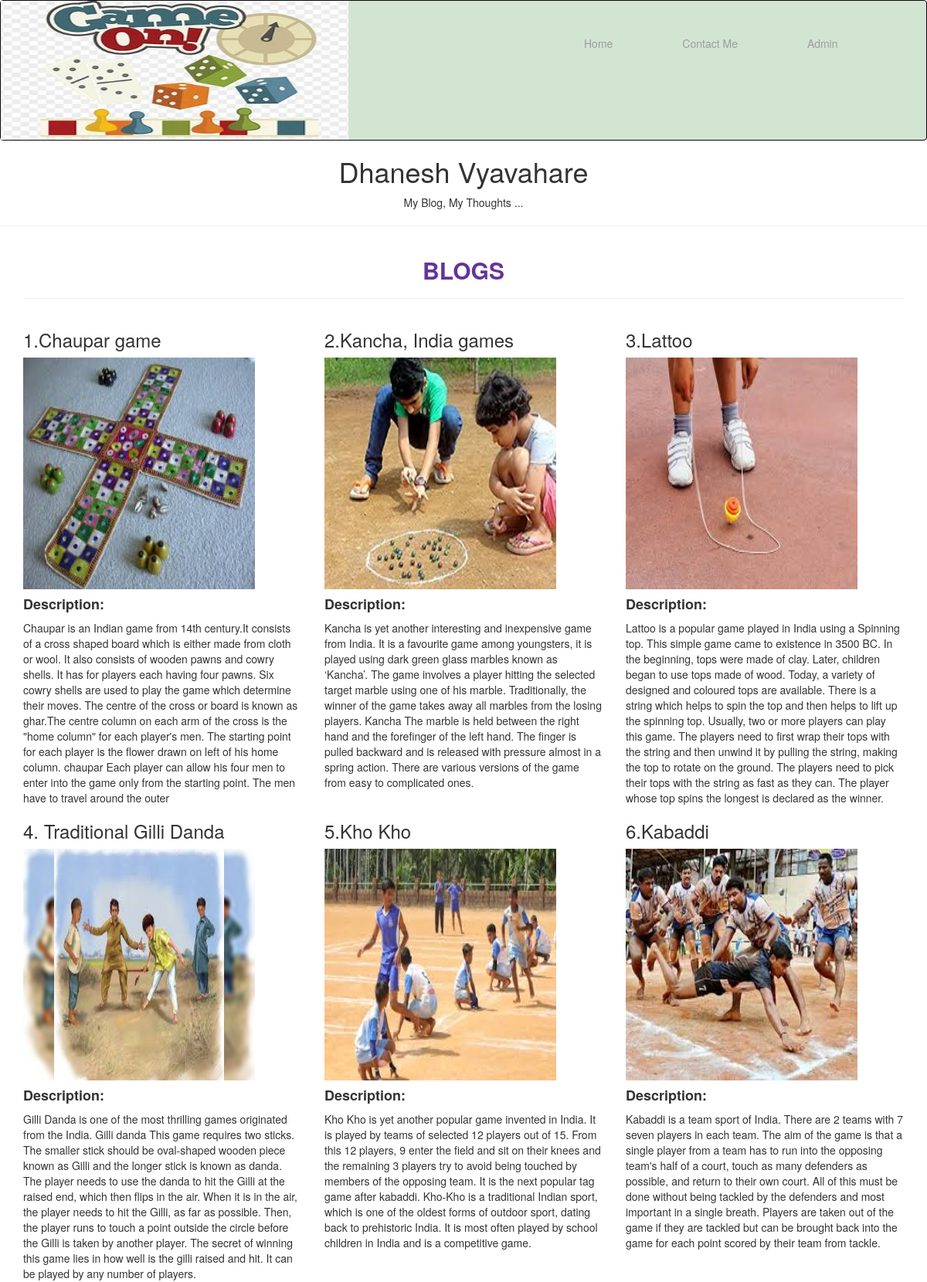
The page / on the database its author committed.
### tables this page shows
CREATE TABLE Blog(id integer primary key autoincrement,Blog title text,post by text,Description text, Date text, img text);

### app.py (the view)
@app.route("/")
def home():
    con=sqlite3.connect("blog.db")
    cur=con.cursor()
    data = con.execute('SELECT * FROM Blog').fetchall()
    return render_template('index.html', data=data)

### templates/index.html (shortened to what this page needs)
<html>
<head>
  <link rel="stylesheet" href="https://maxcdn.bootstrapcdn.com/bootstrap/3.4.1/css/bootstrap.min.css">
</head>
<body>
<nav class="navbar navbar-inverse" style="background-color:rgba(204, 226, 205, 0.89)">
	<div class="navbar-header" >
	<a><img src="{{url_for('static',filename='images/logo1.jfif')}}" height="180px" width="450px" id="imgg"></a>
		</div>
		<div id="mynav" class="collapse navbar-collapse" float:left;>
			<ul class="nav navbar-nav">
				<li style="padding:50px"><a href="#"></a></li>
				<li style="padding:50px"><a href="#"></a></li>
				<li style="padding: 30px"><a href="/">Home</a></li>
				<li style="padding:30px"><a href="/contact">Contact Me</a></li>
                <li style="padding:30px"><a href="/admin">Admin</a></li>
			</ul>
        </div>
</nav>
<center>
<div class="title-area" >
	<h1 >Dhanesh Vyavahare</h1>
	<p>My Blog, My Thoughts ...</p>
</div>
</center>
<hr>
<div class="container">
	<center>
	<h2 style="color:rebeccapurple"><b>BLOGS</h2></b>
	</center>
	<hr>
 <div class="row" >
	{%  for i in data %}
	<div class="col-sm-4 col-xs-12">
		<h3>{{i[1]}}</h3>
		<img src="{{url_for('static',filename='images')}}/{{i[5]}}" height="300" width="300">
		<h4> <b>Description:</b> </h4>{{i[3]}}
	</div>
{% endfor %}
</div>
</body>
</html>

### rows shown on the page
Blog: Blog "1.Chaupar game", img (picture), Description "Chaupar is an Indian game from 14th century.It consists of a cross shaped board which is either made from cloth or wool. It also consists of wooden pawns and cowry shells. It has for players each having four pawns. Six cowry shells are used to play the game which determine their moves. The centre of the cross or board is known as ghar.The centre column on each arm of the cross is the \"home column\" for each player's men. The starting point for each player is the flower drawn on left of his home column. chaupar Each player can allow his four men to enter into the game only from the starting point. The men have to travel around the outer"
Blog: Blog "2.Kancha, India games", img (picture), Description "Kancha is yet another interesting and inexpensive game from India. It is a favourite game among youngsters, it is played using dark green glass marbles known as ‘Kancha’. The game involves a player hitting the selected target marble using one of his marble. Traditionally, the winner of the game takes away all marbles from the losing players. Kancha The marble is held between the right hand and the forefinger of the left hand. The finger is pulled backward and is released with pressure almost in a spring action. There are various versions of the game from easy to complicated ones."
Blog: Blog "3.Lattoo", img (picture), Description "Lattoo is a popular game played in India using a Spinning top. This simple game came to existence in 3500 BC. In the beginning, tops were made of clay. Later, children began to use tops made of wood. Today, a variety of designed and coloured tops are available. There is a string which helps to spin the top and then helps to lift up the spinning top. Usually, two or more players can play this game. The players need to first wrap their tops with the string and then unwind it by pulling the string, making the top to rotate on the ground. The players need to pick their tops with the string as fast as they can. The player whose top spins the longest is declared as the winner."
Blog: Blog "4. Traditional Gilli Danda", img (picture), Description "Gilli Danda is one of the most thrilling games originated from the India. Gilli danda This game requires two sticks. The smaller stick should be oval-shaped wooden piece known as Gilli and the longer stick is known as danda. The player needs to use the danda to hit the Gilli at the raised end, which then flips in the air. When it is in the air, the player needs to hit the Gilli, as far as possible. Then, the player runs to touch a point outside the circle before the Gilli is taken by another player. The secret of winning this game lies in how well is the gilli raised and hit. It can be played by any number of players."
Blog: Blog "5.Kho Kho", img (picture), Description "Kho Kho is yet another popular game invented in India. It is played by teams of selected 12 players out of 15. From this 12 players, 9 enter the field and sit on their knees and the remaining 3 players try to avoid being touched by members of the opposing team. It is the next popular tag game after kabaddi. Kho-Kho is a traditional Indian sport, which is one of the oldest forms of outdoor sport, dating back to prehistoric India. It is most often played by school children in India and is a competitive game."
Blog: Blog "6.Kabaddi", img (picture), Description "Kabaddi is a team sport of India. There are 2 teams with 7 seven players in each team. The aim of the game is that a single player from a team has to run into the opposing team's half of a court, touch as many defenders as possible, and return to their own court. All of this must be done without being tackled by the defenders and most important in a single breath. Players are taken out of the game if they are tackled but can be brought back into the game for each point scored by their team from tackle."
